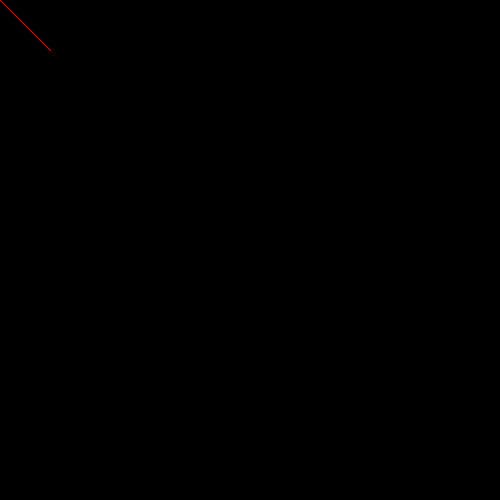
Frame 1 (no input)
Frame 60 (the mouse pressed at the canvas centre just before this capture): identical to frame 1, image omitted
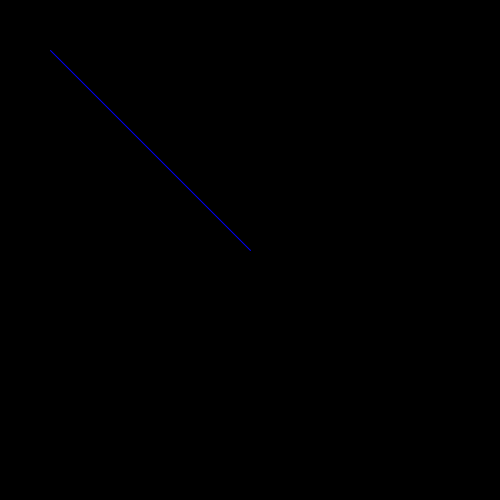
Frame 120 (the mouse held since frame 60 and released just before this capture)

The Processing sketch that drew these frames (run headless with seeded random() and noise(); from frame 60 on, the mouse is pressed at the canvas centre):

// Processing sketch: primer10
// ── primer10.pde

void setup() 
{
  size(500,500);
}

void draw() 
{
  background(0,0,0);
  if (mouseX < width / 2) 
  {
    stroke(255,0,0);
  }
  else {
    stroke(0,0,255);
  }
  line(mouseX,mouseY,50,50);
}
